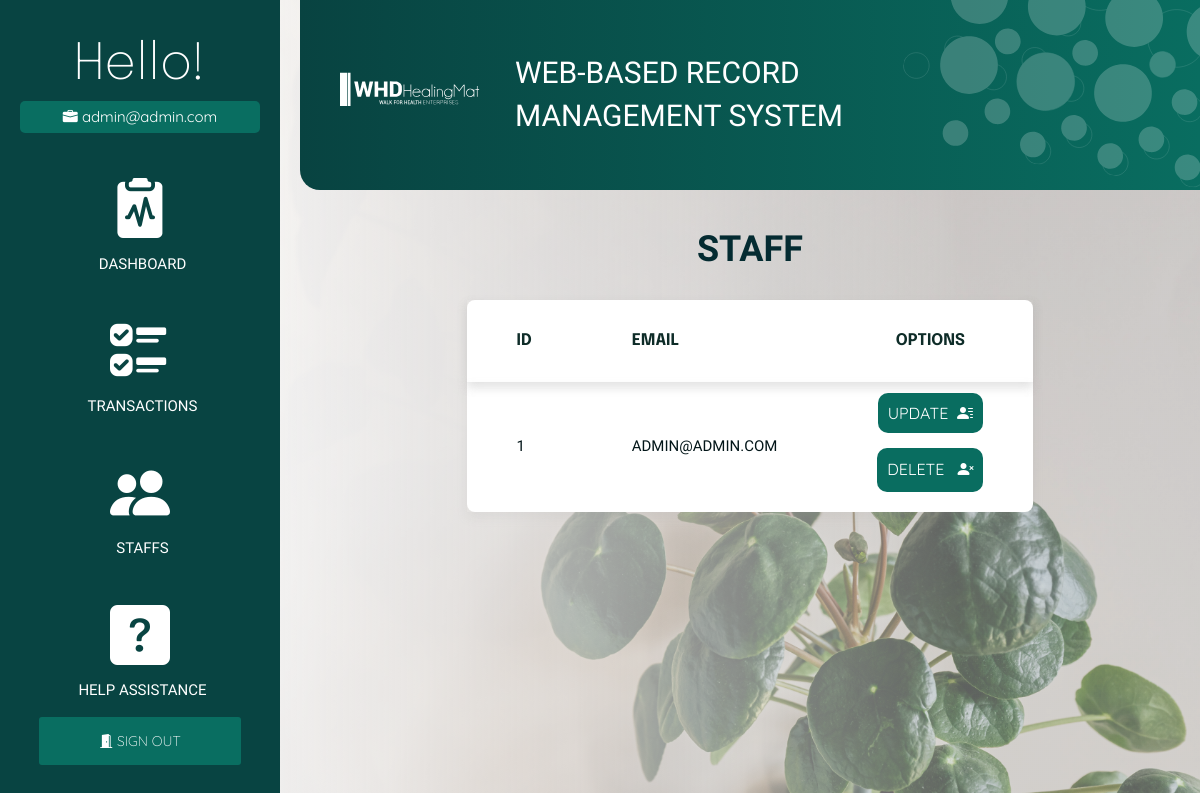
The page /staff (signed in) on the database its author committed.
### models.py (models this page shows, shortened)
class Staff(db.Model):
    __tablename__ = 'staff'
    staff_id = db.Column(db.Integer, primary_key=True)
    staff_email = db.Column(db.String(200), unique=True)
    staff_password = db.Column(db.String(200), nullable=False)

### blueprint/staff.py (the view)
@staff_bp.route('/staff')
def staff():
    return render_template('staff/index_page.html', staffs=Staff.query.all())

### blueprint/staff.py (called while the page is built)
def staff_bp_middleware():
    if not is_authenticated():
        return redirect(url_for('auth_bp.login_page'))

### helper/functions.py (called while the page is built)
def is_authenticated():
    if session.get('signedin'):
        return True
    return False

### templates/staff/index_page.html (shortened to what this page needs)
{% extends 'auth/auth_base.html' %}
{% block head %}
<link rel="stylesheet" href="{{ url_for('static', filename='css/transaction.css') }}">
{% endblock %}
{% block body %}
<div class="staff">
    <h1>Staff</h1>
    <table>
        <thead>
            <tr>
                <th>ID</th>
                <th>Email</th>
                <th id="text-align">Options</th>
            </tr>
        </thead>
        <tbody>
            {% for staff in staffs %}
            <tr>
                <td>{{ staff.staff_id }}</td>
                <td>{{ staff.staff_email }}</td>
                <td id="text-align">
                        <a class="opt-btn" id="opt-js-btn-1" href="{{url_for('staff_bp.staff_update', id=staff.staff_id)}}">
                            UPDATE&nbsp;&nbsp;<i class="bi bi-person-lines-fill"></i></a>
                    <br><br>
                        <button class="opt-btn" onclick="openModal('{{ staff.staff_id }}', 'STAFF')">
                            DELETE&nbsp;&nbsp;&nbsp;<i class="bi bi-person-x-fill"></i></button>
                </td>
            </tr>
            {% endfor %}
        </tbody>
    </table>
</div>
{% endblock %}

### templates/auth/auth_base.html (shortened to what this page needs)
<!DOCTYPE html>
<html lang="en">
    <head>
        <link rel="stylesheet" href="{{ url_for('static', filename='css/auth.css') }}">
        <link rel="stylesheet" href="https://pro.fontawesome.com/releases/v5.10.0/css/all.css"/>
        <link rel="stylesheet" href="https://maxcdn.bootstrapcdn.com/bootstrap/3.3.7/css/bootstrap.min.css">
        <link rel="stylesheet" href="https://cdn.jsdelivr.net/npm/bootstrap-icons@1.8.1/font/bootstrap-icons.css">
        {% block head %}
        {% endblock %}
    </head>
<body>
<div class="wrapper">
    <div class="sidebar">
        <span id="h1">Hello!</span>
        <span id="h1-data"><i class="bi bi-briefcase-fill"></i>&nbsp{{ session['email'] }}</span>
        <div class="cont">
                <a href="/dashboard" id="cont-sect">
                    <i class="bi bi-clipboard2-pulse-fill" id="auth-logo"></i>
                    <span id="auth-lbl">DASHBOARD</span></a>
                <a href="/transaction" id="cont-sect">
                    <i class="bi bi-ui-checks" id="auth-logo"></i>
                        <span id="auth-lbl">TRANSACTIONS</span></a>
                <a href="/staff" id="cont-sect">
                    <i class="bi bi-people-fill" id="auth-logo"></i>
                        <span id="auth-lbl">STAFFS</span></a>
                <a href="/help" id="cont-sect">
                    <i class="bi bi-question-square-fill" id="auth-logo"></i>
                        <span id="auth-lbl">HELP ASSISTANCE</span></a>
        <div class="logout">
            <a href="/logout">
                <i class="bi bi-door-open-fill"></i>
                SIGN OUT
            </a>
        </div>
        </div>
    </div>
    <div class="main">
        <div class="main--header">
            <image class="logo-svg" src="{{ url_for('static', filename='images/logo-head-web.svg') }}"></image>
            <span id="title">WEB-BASED RECORD MANAGEMENT SYSTEM</span>
            <image class="bg-head-svg" src="{{ url_for('static', filename='images/bubbles.svg') }}"></image>
        </div>
        <div class="main--content">
            {% block body %}
            {% endblock %}
        </div>
    </div>
</div>
</body>
</html>

### static/css/auth.css (style rules this page uses)
body { image-rendering: -webkit-optimize-contrast; background-image: linear-gradient(to left, rgba(215, 215, 215, 0.43) 20%, rgb(250, 250, 250) 90%), url("/static/images/dashboard-bg.jpg"); background-size: cover; }
.wrapper .sidebar { width: 20em; height: 100%; padding: 30px 20px; background: #084442; }
.sidebar { display: flex; position: fixed; flex-direction: column; }
#h1 { font-size: 50px; text-align: center; font-family: 'Epilogue', sans-serif; font-weight: 200; color: white; }
#h1-data { text-align: center; font-size: 15px; margin-bottom: 30px; font-family: 'Quicksand', sans-serif; color: white; border-radius: 5px; padding: 5px 20px 5px 20px; background: #096e61; }
.cont { text-align: center; display: flex; flex-direction: column; }
#cont-sect { color: inherit; !important; text-decoration: none !important; outline: none; !important; padding: 5px; display: flex; flex-direction: column; margin-bottom: 25px; }
#auth-logo { font-size: 60px; color: white; }
#auth-lbl { font-family: 'Heebo', sans-serif; color: white; font-size: 15px; font-weight: 300; margin-left: 5px; }
.logout a { border: none; outline: none; border-radius: 3px; padding: 15px 60px 15px 60px; color: white; font-family: 'Quicksand', sans-serif; font-weight: 200; background: #096e61; text-decoration: none !important; outline: none; !important; }
.main { overflow: hidden; }
.wrapper .main { width: 100%; padding: 0px 0px 0px 300px; overflow: hidden; }
.wrapper .main--header { display: flex; flex-direction: row; align-items: center; border-bottom-left-radius: 20px; margin: 0px 0px 20px 0px; padding: 20px; background: linear-gradient(to right, #084341, #096d60); overflow: hidden; }
#title { color: white; font-family: 'Heebo', sans-serif; margin-left: 5px; font-size: 30px; }
.logo-svg { display: flex; overflow: hidden; padding: 0 20px; width: auto; height: 80px; filter: brightness(0) invert(1); }
.bg-head-svg { height: 250px; width: auto; mix-blend-mode: normal; margin-top: -100px; margin-right: -80px; margin-left: auto; border-radius: 4px; transform: rotate(8.44deg); opacity: 20%; }
.wrapper .main--content { color: white; }

### static/css/transaction.css (style rules this page uses)
table { border-collapse: collapse; background: white; border-radius: 8px; margin-bottom: 30px; margin-left: auto; margin-right: auto; }
thead { box-shadow: 0 5px 10px rgba(157, 156, 156, 0.2); }
tr:nth-child(odd) { box-shadow: 0 5px 10px rgba(157, 156, 156, 0.13); }
th { padding: 30px 50px; font-size: 16px; font-family: 'Epilogue', sans-serif; text-transform: uppercase; color: #0e2c28; }
td { padding: 20px 50px; font-family: Assistant, sans-serif; font-size: 15px; text-transform: uppercase; color: #021518; }
a { color: black; }
h1 { text-align: center; font-family: 'Heebo', sans-serif; font-weight: bolder; color: #042b31; text-transform: uppercase; padding: 20px; }
#text-align { text-align: center; }
.opt-btn { color: white; font-size: 16px; font-family: 'Quicksand', sans-serif; border: none; outline: none; border-radius: 10px; padding: 10px; background: #096d60; }

### static/css/global.css (style rules this page uses)
* { margin: 0; padding: 0; box-sizing: border-box; font-family: sans-serif; list-style: none; text-decoration: none; user-select: none; -webkit-user-drag: none; }
img { pointer-events: none; }
html { scroll-behavior: smooth; }
button, input[type="submit"] { cursor: pointer; }
a { outline: 0 !important; text-decoration: none !important; }

### rows shown on the page
Staff: email "admin@admin.com", staff_id "1", staff_email "ADMIN@ADMIN.COM"
